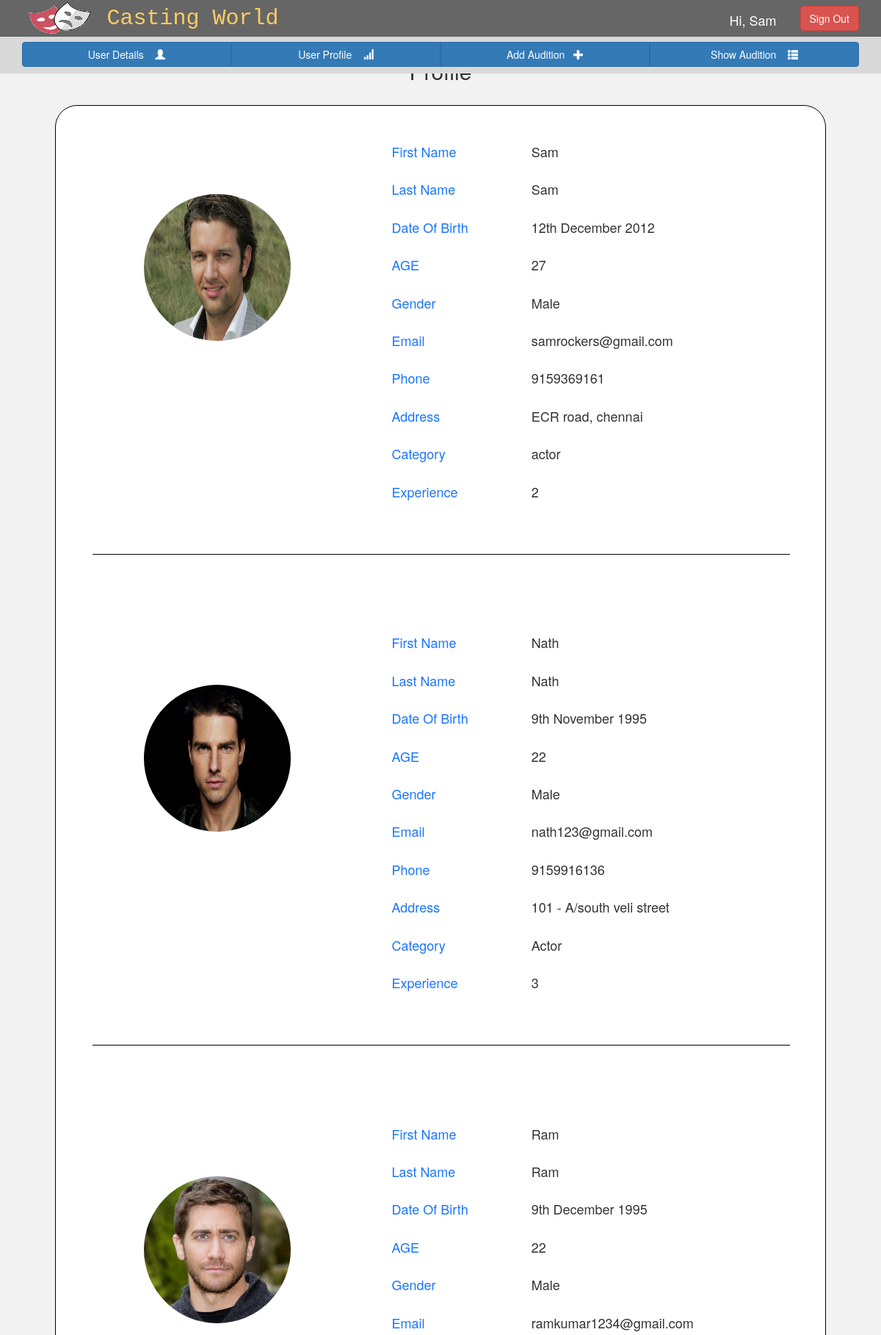
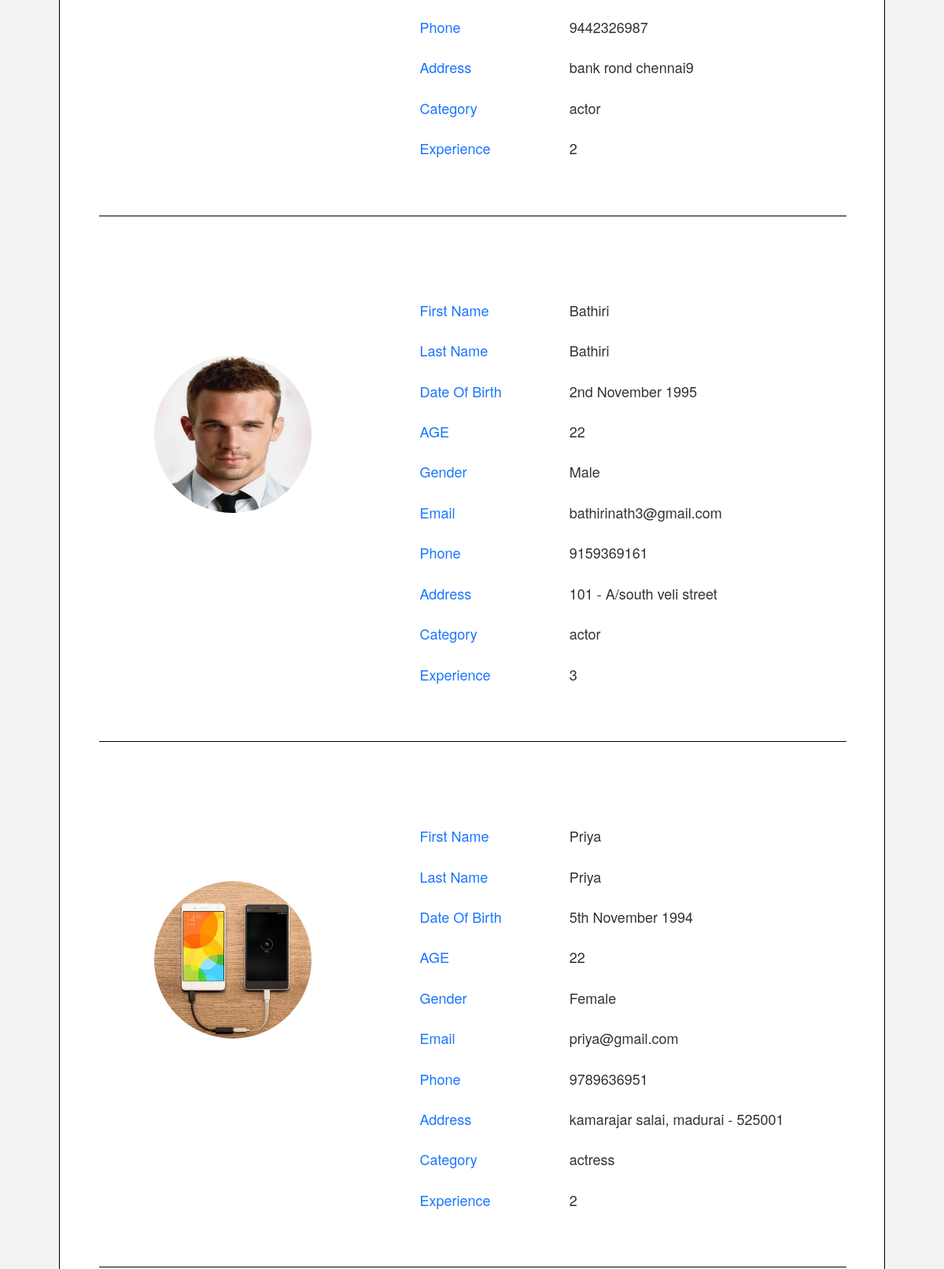
Screenshot of /adminuserdetails.php (signed in, upper part) with the database file from the repository (2 pictures, top to bottom).
### tables this page shows
CREATE TABLE `userdetail` (
  `id` int(11) NOT NULL,
  `uusername` varchar(100) NOT NULL,
  `fname` varchar(100) NOT NULL,
  `lname` varchar(100) NOT NULL,
  `dob` varchar(20) NOT NULL,
  `age` int(11) NOT NULL,
  `gen` varchar(10) NOT NULL,
  `email` varchar(100) NOT NULL,
  `phone` varchar(20) NOT NULL,
  `address` varchar(300) NOT NULL,
  `category` varchar(11) NOT NULL,
  `experience` int(11) NOT NULL,
  `pname` varchar(100) NOT NULL,
  `ppath` varchar(100) NOT NULL,
  `ptype` varchar(100) NOT NULL,
  `rname` varchar(100) NOT NULL,
  `rpath` varchar(100) NOT NULL,
  `rtype` varchar(100) NOT NULL
);

### adminuserdetails.php (the view, shortened to what this page needs)
<?php
include_once("database/config.php");
$result = $conn->query("SELECT * FROM userdetail");
?>
<html>
<head>
    <link rel="stylesheet" href="https://maxcdn.bootstrapcdn.com/bootstrap/3.3.7/css/bootstrap.min.css">
</head>
<body  style="background-color:hsl(0, 0%, 95%);">
    <div><?php include("include_files/adminnavbar.php") ?></div>
    <center><h2 style="margin-top:40px;margin-top:80px;">Profile</h2></center><br>
    <div class="container" style="border:1px solid black;padding:50px;width:1050px;font-size:18px;background-color:white;border-radius:30px;">
        <?php
        while($res = $result->fetch_assoc()) {
            echo "<div class='row'><div class='col-sm-5'>";
            echo "<img style='height:200px; width:200px;border-radius: 50%;margin:70px;' src='photo/".$res['pname']."' >";
            echo "</div>";
            echo "<div class='col-sm-7'>";
            echo "<div class='row'><div class='col-sm-4'>First Name</div><div class='col-sm-8'>".$res['fname']."</div></div><br>";
            echo "<div class='row'><div class='col-sm-4'>Last Name</div><div class='col-sm-8'>".$res['lname']."</div></div><br>";
            echo "<div class='row'><div class='col-sm-4'>Date Of Birth</div><div class='col-sm-8'>".date('jS F Y',strtotime(str_replace('-','/', $res['dob'])))."</div></div><br>";
            echo "<div class='row'><div class='col-sm-4'>AGE</div><div class='col-sm-8'>".$res['age']."</div></div><br>";
            echo "<div class='row'><div class='col-sm-4'>Gender</div><div class='col-sm-8'>".$res['gen']."</div></div><br>";
            echo "<div class='row'><div class='col-sm-4'>Email</div><div class='col-sm-8'>".$res['email']."</div></div><br>";
            echo "<div class='row'><div class='col-sm-4'>Phone</div><div class='col-sm-8'>".$res['phone']."</div></div><br>";
            echo "<div class='row'><div class='col-sm-4'>Address</div><div class='col-sm-8'>".$res['address']."</div></div><br>";
            echo "<div class='row'><div class='col-sm-4'>Category</div><div class='col-sm-8'>".$res['category']."</div></div><br>";
            echo "<div class='row'><div class='col-sm-4'>Experience</div><div class='col-sm-8'>".$res['experience']."</div></div><br>";
            echo "</div></div><div class='line'></div><br><br><br><br><br><br>";
        }
        ?>
    </div>
</body>
</html>

### include_files/adminnavbar.php
<div class="navbar navbar-fixed-top">
    <div style="background-color:#666666;height:50px;">
      <div class="container">
        <div class="row">
            <div class="col-sm-1">
                <img src="images/logo.PNG" width="100" height="50" style="float:left;">
            </div>
            <div class="col-sm-5">
                <p style="text-decoration:none;float:left;font-size:30px;color:#ffcc66;font-family:Courier New;margin-top:4px;">&nbsp;Casting World</p>
            </div>
            <div class="col-sm-5">
                <h4 style="color:white;float:right;text-transform:capitalize;margin-top:18px;"> Hi, <?php echo $_SESSION['ausername']; ?>&nbsp;&nbsp;&nbsp;</h4>
            </div>
            <div class="col-sm-1">
                <a href="logout.php" class="btn btn-danger" style="float:right;margin-top:8px;">Sign Out</a>
            </div>
        </div>
    </div>
    </div>
  <div style="background-color:hsl(0, 0%, 85%);height:50px;">
  <div class="container">
  <div class="btn-group btn-group-justified" style="margin-top:7px;">
    	<a href="admin.php" class="btn btn-primary">User Details &nbsp;&nbsp;&nbsp;<span class="glyphicon glyphicon-user"></span></a>
      <a href="adminuserdetails.php" class="btn btn-primary" id="">User Profile &nbsp;&nbsp;&nbsp;<span class="glyphicon  glyphicon-signal"></span></a>
  		<a href="auditionadd.php" class="btn btn-primary">Add Audition &nbsp;&nbsp;<span class="glyphicon glyphicon-plus"></span></a>
  		<a href="auditionindex.php" class="btn btn-primary">Show Audition &nbsp;&nbsp;&nbsp;<span class="glyphicon  glyphicon-th-list"></span></a>
  </div>
  </div>
</div>
</div>

### adminuserdetails.php (style rules this page uses)
.col-sm-4 { color:#1a75ff; }
.line { width: 950px; height: 47px; border-bottom: 1px solid black; position: absolute; }

### rows the page displays
userdetail: pname (picture), fname "Sam", lname "Sam", dob "12th December 2012", age "27", gen "Male", email "samrockers@gmail.com", phone "9159369161", address "ECR road, chennai", category "actor", experience "2"
userdetail: pname (picture), fname "Nath", lname "Nath", dob "9th November 1995", age "22", gen "Male", email "nath123@gmail.com", phone "9159916136", address "101 - A/south veli street", category "Actor", experience "3"
userdetail: pname (picture), fname "Ram", lname "Ram", dob "9th December 1995", age "22", gen "Male", email "ramkumar1234@gmail.com", phone "9442326987", address "bank rond chennai9", category "actor", experience "2"
userdetail: pname (picture), fname "Bathiri", lname "Bathiri", dob "2nd November 1995", age "22", gen "Male", email "bathirinath3@gmail.com", phone "9159369161", address "101 - A/south veli street", category "actor", experience "3"
userdetail: pname (picture), fname "Priya", lname "Priya", dob "5th November 1994", age "22", gen "Female", email "priya@gmail.com", phone "9789636951", address "kamarajar salai, madurai - 525001", category "actress", experience "2"

### other values shown
$_SESSION['ausername'] "Sam"
